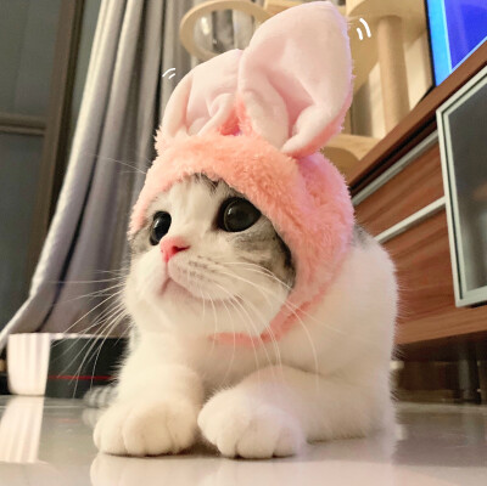
#> input picture 遥感图像数字处理（传统和深度学习方法的图像处理）/传统图像处理方法/h2/h2_fourier/cat.png, 487 x 486 px
$ jupyter execute fourier.ipynb
#> lines starting #> are read from the running program, lines starting #| are printed output that depends on the picture; after the words box and inside, x2 and y2 are one past the last pixel; in counts of white or black regions, pixels touching at a corner belong together
# 作业2：图像的傅立叶变换
Author: Wei Jiangnan 2024.9
--------------------------------------------------------------------------------------------------------------------------
#### 本作业中，需要你实现以下变换：
- 二维快速离散傅立叶变换
- 二维快速离散傅立叶逆变换
- 若有困难，可以实现一般的离散傅立叶变换算法，但是会有一定的分数惩罚。
- **注意：** 本作业提供的图像长宽均为2的整数次幂，可以直接使用快速傅立叶变换算法，不需要使用其他方法进行插值。
- **注意：** 实现基于递归的快速傅立叶变换算法即可，若有兴趣，可以尝试实现基于码位倒序的递推快速傅立叶变换算法。
--------------------------------------------------------------------------------------------------------------------------
#### 在实现以上变换的基础上，你需要完成以下任务：
- 对一张灰度图像进行傅立叶变换，并显示其频谱图像
- 对上述图像进行傅立叶逆变换，并显示其结果
- 对于上述图像的傅立叶变换结果，将其低频部分转移到图像中心，并显示其结果
- 对频移后的图像进行傅立叶逆变换，并显示其结果
- 在频率域对图像进行高通滤波，并显示其结果
- 在频率域对图像进行低通滤波，并显示其结果

[cell 1]
import numpy as np
import matplotlib.pyplot as plt

import cv2
import warnings
warnings.filterwarnings("ignore")

### 1 傅立叶变换、逆变换和平移频谱（70）
#### 1-1 一维离散傅立叶变换（20）
- 对一维离散信号进行快速傅立叶变换。
- 函数原型为：`dft1d(f)`，其中`f`为一维离散信号。
- 返回值为一维离散傅立叶变换后的结果。

[cell 2]
def dft1d(f):
    '''
    Args:
        f: 1d numpy array, input signal
    Returns:
        F: 1d numpy array, DFT of f
    '''
    #compete your code here
    N = f.size
    if N<=1:
        return f
    G_even = dft1d(f[0::2])# 偶数下标做傅里叶变换
    H_odd = dft1d(f[1::2])# 奇数下标做傅里叶变换
    H_W = np.exp(-2j * np.pi * np.arange(N // 2) / N) * H_odd # 后半部分的傅里叶变换
    # 前半部分是F_k，后半部分是F_k+N/2，用列表连接符相连
    # return np.concatenate([G_even[k] + H_W[k] for k in range(N // 2)] , [G_even[k] - H_W[k] for k in range(N // 2)])
    return np.concatenate([G_even + H_W, G_even - H_W])

#### 1-2 一维离散傅立叶逆变换（10）
- 对一维离散信号进行快速傅立叶逆变换。
- 函数原型为：`idft1d(F)`，其中`F`为一维傅立叶频谱。
- 返回值为一维离散傅立叶逆变换后的结果。

[cell 3]
def idft1d(F):
    '''
    Args:
        F: 1d numpy array, DFT of f
    Returns:
        f: 1d numpy array, IDFT of F

    #compete your code here
    N = F.size
    if N<=1:
        return F
    g_even = idft1d(F[0::2])# 偶数下标做傅里叶变换
    h_odd = idft1d(F[1::2])# 奇数下标做傅里叶变换
    h_w = np.exp(2j * np.pi * np.arange(N // 2) / N) * h_odd # 后半部分的傅里叶变换
    # 前半部分是F_k，后半部分是F_k+N/2，用列表连接符相连
    # return np.concatenate([G_even[k] + H_W[k] for k in range(N // 2)] , [G_even[k] - H_W[k] for k in range(N // 2)])
    return np.concatenate([g_even + h_w, g_even - h_w]) / N
    '''
    N = F.size
    return np.conj(dft1d(np.conj(F))) / N

#### 1-3 二维离散傅立叶变换（20）
- 对二维离散信号进行傅立叶变换。
- 函数原型为：`dft2d(f)`，其中`f`为二维灰度图像。
- 返回值为二维离散傅立叶变换后的结果。

[cell 4]
def dft2d(f):
    '''
    Args:
        f: 2d numpy array, input signal
    Returns:
        F: 2d numpy array, DFT of f
    '''
    #compete your code here
    # 也就是说，按照二维傅里叶变换的可分离性质，先对每一行做一维傅里叶变换，然后对每一列做一维傅里叶变换
    dft_row = np.apply_along_axis(dft1d, axis=1, arr=f) # 对每一行做一维傅里叶变换
    F = np.apply_along_axis(dft1d, axis=0, arr=dft_row) # 对每一列做一维傅里叶变换
    return F

#### 1-4 二维离散傅立叶逆变换（10）
- 对二维离散信号进行傅立叶逆变换。
- 函数原型为：`idft2d(F)`，其中`F`为二维傅立叶频谱。
- 返回值为二维离散傅立叶逆变换后的结果。

[cell 5]
def idft2d(F):
    '''
    Args:
        F: 2d numpy array, DFT of f
    Returns:
        f: 2d numpy array, IDFT of F
    '''
    #compete your code here
    idft_row = np.apply_along_axis(idft1d, axis=1, arr=F) # 对每一行做一维傅里叶逆变换
    f = np.apply_along_axis(idft1d, axis=0, arr=idft_row) # 对每一列做一维傅里叶逆变换
    return f

#### 二维离散傅立叶变换结果的中心化（10）
- 将二维离散傅立叶变换的结果中的低频部分转移到图像中心。
- 函数原型为：`shift_dft2d(F)`，其中`F`为二维傅立叶频谱。
- 返回值为中心化后的二维离散傅立叶变换结果。

[cell 6]
def shift_dft2d(F):
    '''
    Args:
        F: 2d numpy array, DFT of f
    Returns:
        F_shift: 2d numpy array, shifted DFT of f
    '''
    #compete your code here
    # 将零频率移到图像中心，因为低频部分在图像的四个角，所以移动步长是N//2
    rows, cols = F.shape
    F_shift = np.zeros((rows, cols), dtype=complex)
    for i in range(rows):
        for j in range(cols):
            # 将频率对应的值重新赋值给中间的点
            F_shift[i, j] = F[(i + rows // 2) % rows, (j + cols // 2) % cols]
    return F_shift

傅里叶变换中的低频和高频是指信号中不同频率成分的分类，主要用于分析信号的频率特性。

### 1. 低频成分

- **定义**：低频成分指的是频率较低的信号成分，通常对应于信号的缓慢变化部分。
- **特点**：在图像处理中，低频通常代表图像的平滑区域、整体轮廓和主要形状。低频成分对图像的结构和基本特征影响较大。
- **在频谱中的位置**：在傅里叶变换的频谱中，低频成分通常位于频谱的中心位置。

### 2. 高频成分

- **定义**：高频成分指的是频率较高的信号成分，通常对应于信号中的快速变化部分。
- **特点**：在图像处理中，高频成分主要代表图像的细节、边缘和纹理。高频成分能反映出图像中的快速变化和细微特征。
- **在频谱中的位置**：在傅里叶变换的频谱中，高频成分通常位于频谱的边缘位置。

### 在图像处理中

- **低通滤波**：主要保留低频成分，去除高频成分，适用于平滑图像、去噪等。
- **高通滤波**：主要保留高频成分，去除低频成分，适用于增强图像的边缘和细节。

高频部分在频谱的边缘、低频部分在频谱的中间，主要与傅里叶变换的性质以及频谱的表示方式有关。

### 1. 傅里叶变换的性质

傅里叶变换将时域信号（如图像）转换为频域信号，其中频域信号的每个点表示信号中不同频率成分的幅度和相位。频率越高，对应的周期越短，变化越快。

### 2. 频谱的表示方式

在傅里叶变换中，频率的范围是从 \(0\) 到 \(N-1\)（其中 \(N\) 是信号的长度），在频谱中：

- **低频成分**：通常对应于低频信号变化的区域，频谱的中心位置（通常为 \(0\) 频率）对应于缓慢变化的部分。这些成分对应于信号的整体趋势或平均值。
- **高频成分**：这些成分对应于信号快速变化的部分，例如边缘或细节，通常位于频谱的边缘。在图像频谱中，高频成分的频率接近采样频率的一半（即 Nyquist 频率）。

### 3. 频谱中心化

在进行傅里叶变换后，通常会使用频谱中心化的方法（如 `np.fft.fftshift`），将低频部分移动到频谱的中心位置，这样更易于观察。通过这种方式，频谱的布局变为：

- **中心部分**：低频成分，表示信号的基本形状和结构。
- **边缘部分**：高频成分，表示信号的细节和变化。

#### 验证二维离散傅立叶变换
- `运行下面代码即可，无需修改。`
- 对于'cat.png'图像，将其转换为灰度图像，并对其进行二维离散傅立叶变换，显示其频谱图像。
- 将频谱图与`numpy.fft.fft2`函数的结果进行比较，若两者相同，则输出'dft correct'，否则输出'dft wrong'。
- 对频谱图像进行傅立叶逆变换，并显示其结果,并与原图像进行比较，若两者相同，则输出'idft correct'，否则输出'idft wrong'。
- 将频谱图像进行中心化，并显示其结果，与`numpy.fft.fftshift`函数的结果进行比较，若两者相同，则输出'shift correct'，否则输出'shift wrong'。
- **注意：** 傅里叶变换运行时间可能较长，需要数十秒。
- 若有兴趣，可以尝试提高运行速度。

[cell 7]
cat = cv2.imread('./cat.png', cv2.IMREAD_GRAYSCALE)
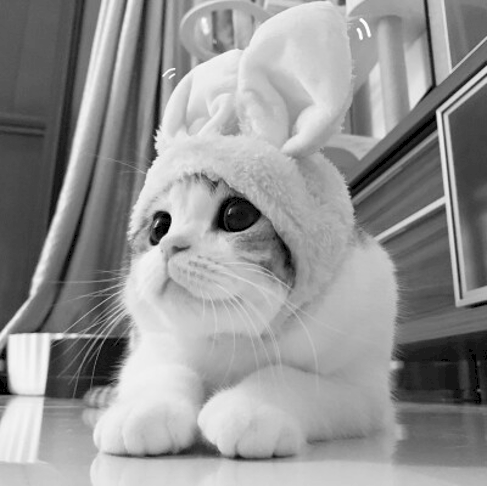
#> cat: shape (486, 487); min 0, max 255, mean 147.5
cat = cv2.resize(cat, (512, 512))
#> cat: shape (512, 512)
cat = cat.astype(np.float64)

dft_cat= dft2d(cat)
dft_cat_shift = shift_dft2d(dft_cat)

np_dft_cat = np.fft.fft2(cat)
np_dft_cat_shift = np.fft.fftshift(np_dft_cat)

idft_cat = idft2d(dft_cat)
idft_cat_shift = idft2d(dft_cat_shift)

np_idft_cat = np.fft.ifft2(np_dft_cat)
np_idft_cat_shift = np.fft.ifft2(np_dft_cat_shift)

#### 1-5 验证二维离散傅立叶变换
- `运行下面代码即可，无需修改。`
- 若你的代码实现正确，展示的两幅频谱图像应该相同，并且会输出'dft correct'。

[cell 8]
plt.figure(figsize=(15,5))
plt.subplot(1,3,1)
plt.imshow(cat, cmap='gray')
plt.title('original')
plt.subplot(1,3,2)
plt.imshow(np.log(np.abs(dft_cat)), cmap='gray')
plt.title('my dft')
plt.subplot(1,3,3)
plt.imshow(np.log(np.abs(np_dft_cat)), cmap='gray')
plt.title('numpy dft')
if np.abs(dft_cat-np_dft_cat).max() < 1e-6:
    print('dft correct')
else:
    print('dft wrong')
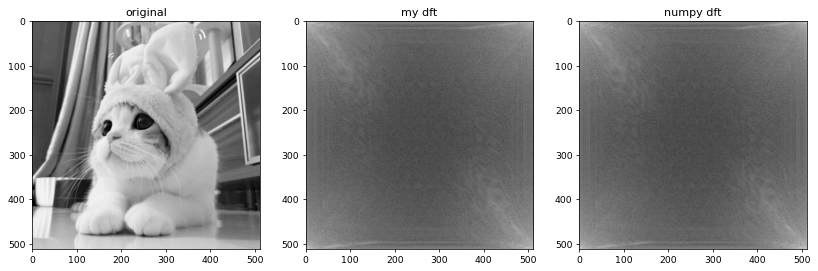
#> figure drawn by matplotlib, 3 panels

#### 1-6 验证移动频谱
- `运行下面代码即可，无需修改。`
- 若你的代码实现正确，展示的两幅频谱图像应该相同，并且会输出'dft shift correct'。

[cell 9]
plt.figure(figsize=(15,5))
plt.subplot(1,2,1)
plt.imshow(np.log(np.abs(dft_cat_shift)), cmap='gray')
plt.title('my dft shift')
plt.subplot(1,2,2)
plt.imshow(np.log(np.abs(np_dft_cat_shift)), cmap='gray')
plt.title('numpy dft shift')
if np.abs(dft_cat_shift-np_dft_cat_shift).max() < 1e-6:
    print('dft shift correct')
else:
    print('dft shift wrong')
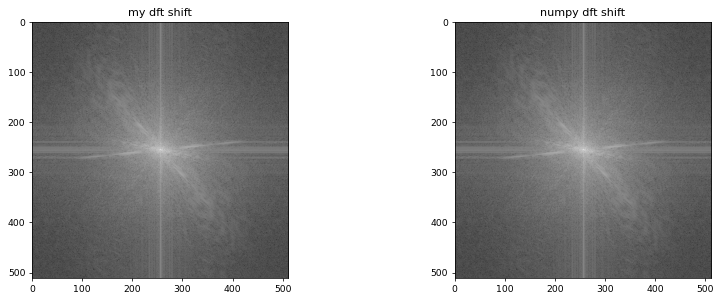
#> figure drawn by matplotlib, 2 panels

#### 1-7 验证二维离散傅立叶逆变换
- `运行下面代码即可，无需修改。`
- 若你的代码实现正确，展示的两幅图像应该相同，并且会输出'idft correct'。

[cell 10]
plt.figure(figsize=(12,10))
plt.subplot(2,2,1)
plt.imshow(np.abs(idft_cat), cmap='gray')
plt.title('my idft')
plt.subplot(2,2,2)
plt.imshow(np.abs(np_idft_cat), cmap='gray')
plt.title('numpy idft')
plt.subplot(2,2,3)
plt.imshow(np.abs(idft_cat_shift), cmap='gray')
plt.title('my idft shift')
plt.subplot(2,2,4)
plt.imshow(np.abs(np_idft_cat_shift), cmap='gray')
plt.title('numpy idft shift')
if np.abs(idft_cat-np_idft_cat).max() < 1e-6:
    print('idft correct')
else:
    print('idft wrong')
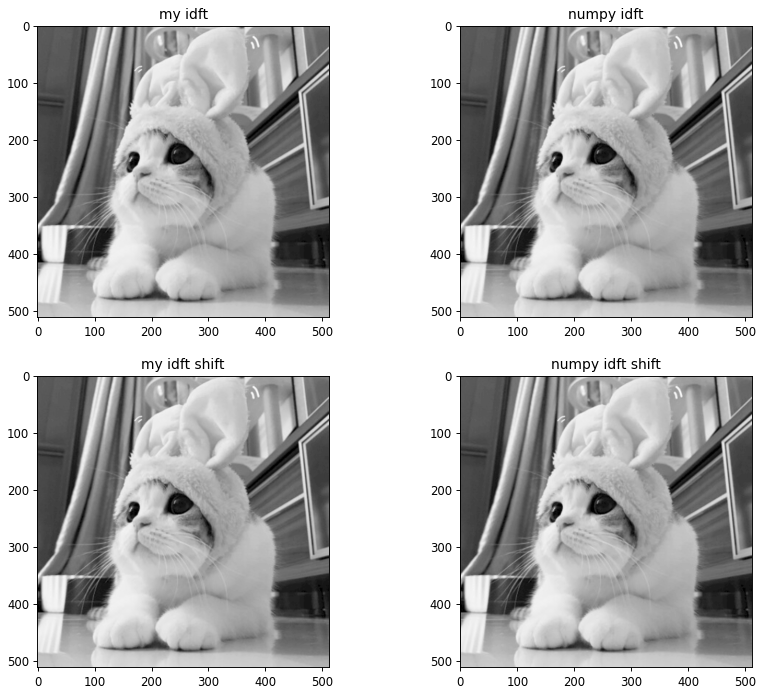
#> figure drawn by matplotlib, 4 panels

### 2 频率域滤波（30）
#### 2-1 高通滤波（15）
- 在频率域对图像进行高通滤波，并显示滤波所用的mask、滤波后的频谱图以及滤波后的图像。
- 函数原型为：`highpass_filter(F)`，其中`F`为二维傅立叶频谱。
- 返回值为高通滤波后的二维傅立叶频谱以及滤波所用的mask。
- 本作业采用的图像大小为$512\times 512$，可以根据这个大小自行定义截止频率。

[cell 11]
def highpass_filter(F):
    '''
    Args:
        F: 2d numpy array, DFT of f
    Returns:
        F_h: 2d numpy array, DFT of f after high pass filter
        mask: 2d numpy array, filter mask
    '''
    #compete your code here
    rows, cols = F.shape
#> rows = 512; cols = 512
    r = 40
    mask = np.ones((rows, cols), np.float32)

    # 正方形的高通滤波器
    # mask[rows // 2 -r : rows // 2 + r, cols // 2 - r : cols // 2 + r] = 0

    # 圆形的高通滤波器
    x, y = np.meshgrid(np.arange(rows), np.arange(cols))
    mask = np.where((x - rows // 2) ** 2 + (y - cols // 2) ** 2 < r ** 2, 0, 1)
    F_h = F * mask

    return F_h, mask

#### 2-2 展示高通滤波结果
- `运行下面代码即可，无需修改。`

[cell 12]
high_pass_dft_cat, mask = highpass_filter(dft_cat_shift)
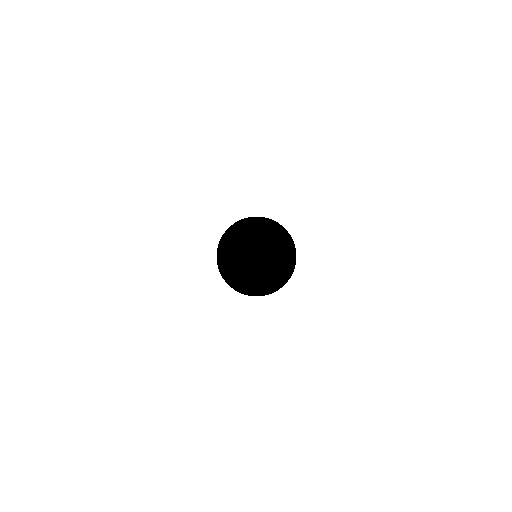
#> mask: shape (512, 512) int64; values 0 (black) and 1 (white), 98.1% white; 1 black region, box (x1, y1, x2, y2) and area: (217, 217, 296, 296) 5013
high_pass_image = np.abs(idft2d(high_pass_dft_cat))
plt.figure(figsize=(15,5))
plt.subplot(1,3,1)
plt.imshow(np.log(np.abs(high_pass_dft_cat+1e-7)), cmap='gray')
plt.title('high pass dft')
plt.subplot(1,3,2)
plt.imshow(mask, cmap='gray')
plt.title('high pass mask')
plt.subplot(1,3,3)
plt.imshow(high_pass_image, cmap='gray')
plt.title('high pass image')
